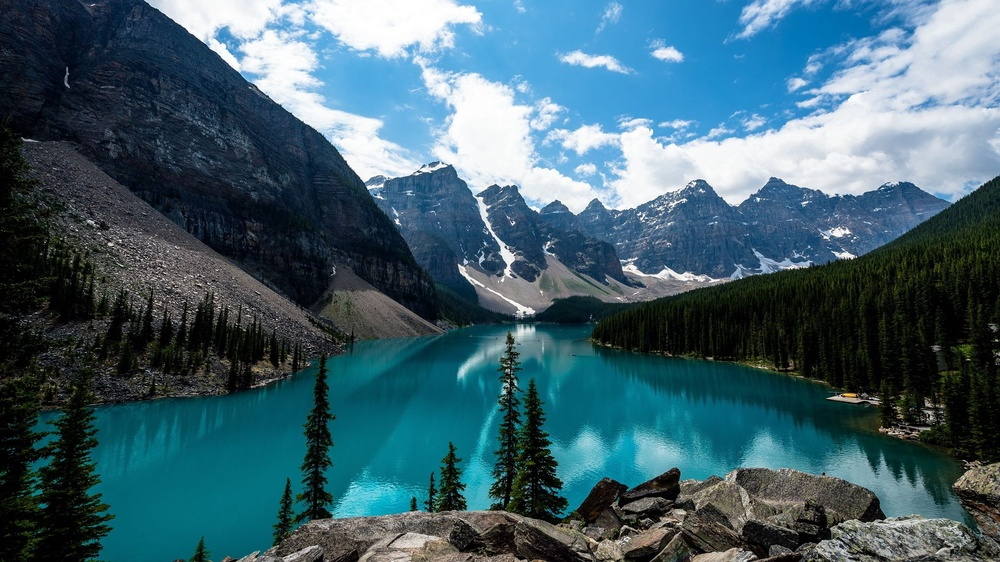
#> input picture SaltAndPapper/hd.jpg, 1000 x 562 px, shrunk from 1920 x 1080 before the run
$ python salt_and_pappep.py
#> lines starting #> are read from the running program, lines starting #| are printed output that depends on the picture; long printed decimals are rounded
# -*- coding: utf-8 -*-
"""SaltAndPappep.ipynb

Automatically generated by Colaboratory.

Original file is located at
    https://colab.research.google.com/drive/1tvYJZ4dkt_c0U736AjYVOS0FBQWc6TSI
"""

from PIL import Image
import numpy as np
from matplotlib import pyplot as plt
from numba import cuda
import numba
import math
from time import time

def add_salt_and_pepper(gb, prob):
  rnd = np.random.rand(gb.shape[0], gb.shape[1])
  noisy = gb.copy()
  noisy[rnd < prob] = 0
  noisy[rnd > 1 - prob] = 255
  return noisy

def median_filter(a):
  b = a.copy()
  start = time()
  for i in range(2, len(a) - 1):
    for j in range(2, len(a[i]) - 1):
      t = [
           a[i - 1][j - 1], a[i - 1][j],  a[i - 1][j + 1],
           a[i][j - 1],   a[i][j],    a[i][j + 1],
           a[i + 1][j - 1], a[i + 1][j],  a[i + 1][j + 1]
           ]
      for k in range(8):
        for l in range(8 - k):
          if t[l] > t[l + 1]:
            t[l], t[l + 1] = t[l + 1], t[l]
      b[i][j] = t[int(len(t) / 2)]
  return b, time() - start

@cuda.jit
def gpu_median_filter(a, b):
  i, j = cuda.grid(2)
  t=cuda.local.array(shape=9, dtype=numba.int64)
  t[0], t[1], t[2], t[3], t[4], t[5], t[6], t[7], t[8] = a[i - 1][j - 1], a[i - 1][j], a[i - 1][j + 1], a[i][j - 1], a[i][j], a[i][j + 1], a[i + 1][j - 1], a[i + 1][j], a[i + 1][j + 1]
  for k in range(8):
    for l in range(8 - k):
      if t[l] > t[l + 1]:
        t[l], t[l + 1] = t[l + 1], t[l]
  b[i][j] = t[int(len(t) / 2)]

def prepare_and_exec_gpu(a):
  b = a.copy()
  tread_number_block = 32

  a_global = cuda.to_device(a)
  b_global = cuda.to_device(b)

  threadsperblock = (tread_number_block, tread_number_block)
  blockspergrid_x = int(math.ceil(a.shape[0] / threadsperblock[1]))
  blockspergrid_y = int(math.ceil(b.shape[1] / threadsperblock[0]))
  blockspergrid = (blockspergrid_x, blockspergrid_y)

  start = time()
  gpu_median_filter[blockspergrid, threadsperblock](a_global, b_global)
  return b_global.copy_to_host(), time() - start


img=(Image.open("hd.jpg")).convert('L')
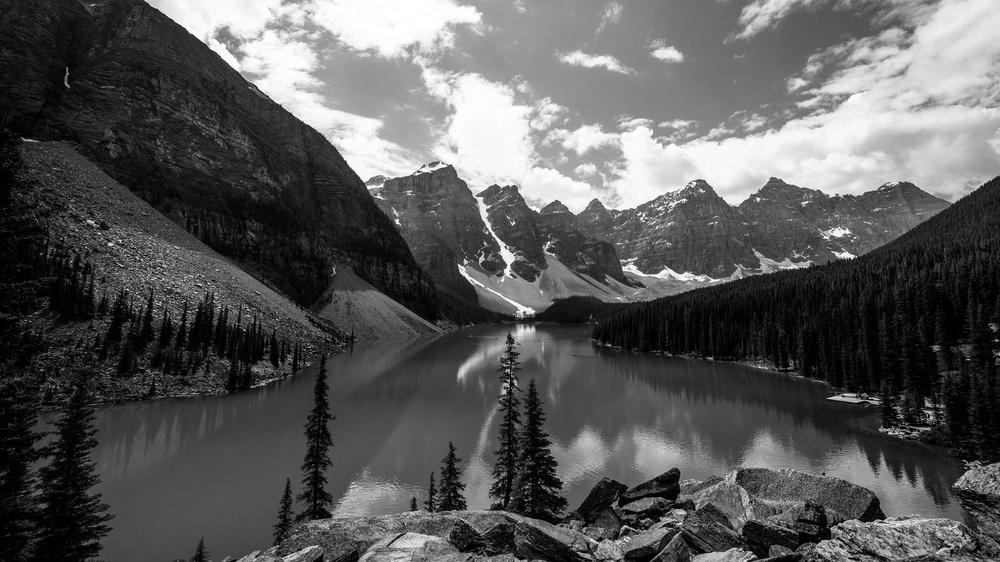
#> img: PIL image 1000x562 L; min 0, max 255, mean 89.2
display(img)
img = np.array(img)
n = len(img) * len(img[0])
#> n = 562000
print('Количество элементов:', n)
#| Количество элементов: 562000

img = add_salt_and_pepper(img, 0.09)
#> in add_salt_and_pepper, `noisy[rnd > 1 - prob] = 255`:
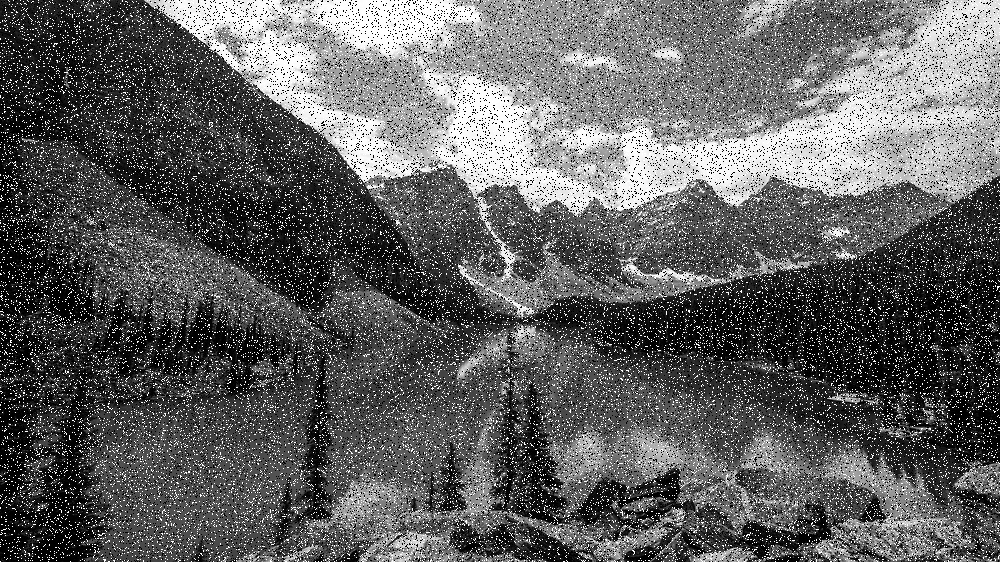
#> noisy: shape (562, 1000); min 0, max 255, mean 96
display(Image.fromarray(np.uint8(img)))

img2, ctime = median_filter(img)
#> ctime = 4.72
print('Время на cpu:', ctime)
#| Время на cpu: 4.719
display(Image.fromarray(np.uint8(img2)))

#> (the run stopped early here; a loop or call above may not have finished)
